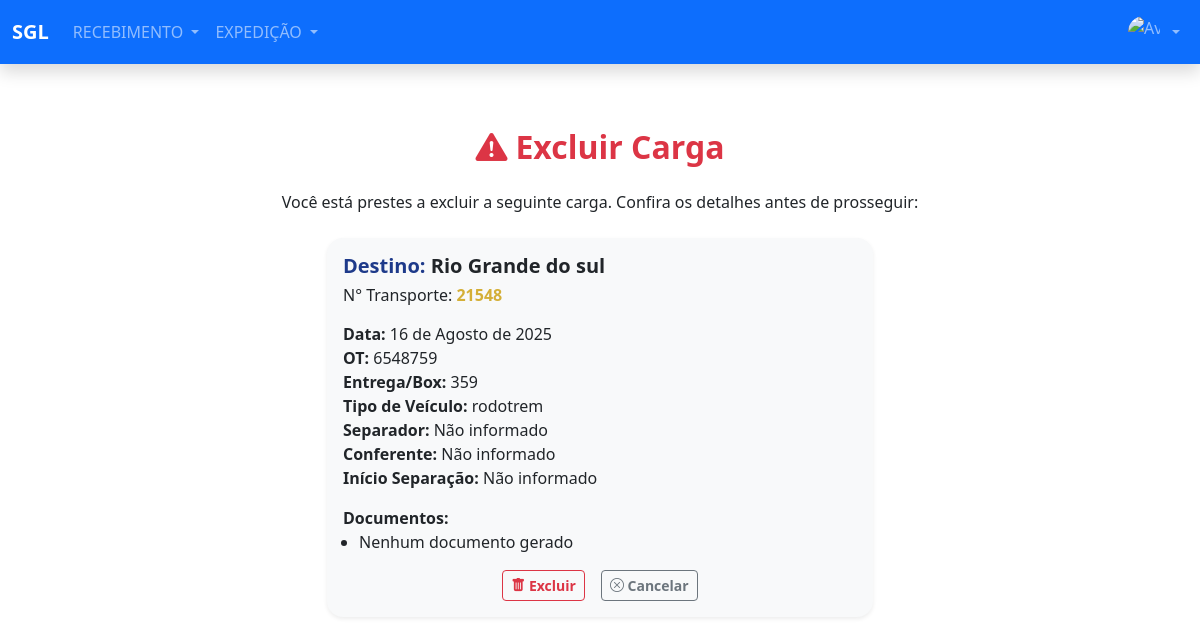
Page /expedicao/carga/17/excluir/ (signed in) on the committed database.
### expedicao/models.py (models this page shows, shortened)
class ControleSeparacao(models.Model):
    destino = models.CharField(max_length=150, default="Destino desconhecido")
    data = models.DateField(verbose_name="Data da Carga")
    numero_transporte = models.CharField("Número da Carga", max_length=10)
    ot = models.CharField("Ordem de Transporte", max_length=10)
    entrega_box = models.CharField(max_length=3, blank=True, null=True, default="Não informado")
    TIPO_VEICULO_CHOICES = [
        ("3/4", "3/4"),
        ("toco", "Toco"),
        ("carreta", "Carreta"),
        ("truck", "Truck"),
        ("rodotrem", "Rodotrem"),
        ("container", "Container"),
        ("utilitario", "Utilitário"),
    ]
    tipo_veiculo = models.CharField(max_length=20, choices=TIPO_VEICULO_CHOICES, blank=True, default="Não informado")
    outros_separadores = models.CharField(max_length=255, blank=True, default="Não informado")
    conferente = models.CharField(max_length=100, blank=True, default="Não informado")
    inicio_separacao = models.TimeField(blank=True, null=True)
    resumo_conf = models.BooleanField(default=False)
    resumo_motorista = models.BooleanField(default=False)
    etiquetas_cds = models.BooleanField(default=False)
    carga_gerada = models.BooleanField(default=False)
    atribuida = models.BooleanField(default=False)
    finalizado = models.BooleanField(default=False)
    STATUS_CHOICES = [
        ("Pendente", "Pendente"),
        ("Andamento", "Em Andamento"),
        ("Concluido", "Concluído"),
    ]
    status = models.CharField(max_length=20, choices=STATUS_CHOICES, default="Pendente")

### expedicao/views.py (the view)
# urls.py: path("carga/<int:pk>/excluir/", CargaDeleteView.as_view(), name="excluir_carga"),
class CargaDeleteView(DeleteView):
    model = ControleSeparacao
    template_name = "expedicao/carga_confirm_delete.html"
    success_url = reverse_lazy('expedicao:cargas_list')

### templates/expedicao/carga_confirm_delete.html (shortened to what this page needs)
{% extends 'receipt/index.html' %}
{% load static %}
{% block content %}
<div class="container mt-5">
    <h2 class="text-center fw-bold mb-4" style="color:#dc3545;">
        <i class="bi bi-exclamation-triangle-fill me-2"></i>Excluir Carga
    </h2>
    <p class="text-center mb-4">Você está prestes a excluir a seguinte carga. Confira os detalhes antes de prosseguir:</p>
    <div class="row justify-content-center">
        <div class="col-md-8 col-lg-6">
            <div class="card shadow-sm border-0 h-100" style="border-radius: 1rem; background-color:#f8f9fa;">
                <div class="card-body d-flex flex-column">
                    <h5 class="card-title fw-bold mb-2" style="color:#1e3a8a;">
                        Destino: <span class="text-dark">{{ object.destino|default:"Não informado" }}</span>
                    </h5>
                    <h6 class="mb-3">
                        N° Transporte:
                        <span class="fw-bold" style="color:#d4af37;">{{ object.numero_transporte|default:"Não informado" }}</span>
                    </h6>
                    <ul class="list-unstyled mb-3">
                        <li><strong>Data:</strong> {{ object.data|default:"Não informado" }}</li>
                        <li><strong>OT:</strong> {{ object.ot|default:"Não informado" }}</li>
                        <li><strong>Entrega/Box:</strong> {{ object.entrega_box|default:"Não informado" }}</li>
                        <li><strong>Tipo de Veículo:</strong> {{ object.tipo_veiculo|default:"Não informado" }}</li>
                        <li><strong>Separador:</strong> {{ object.outros_separadores|default:"Não informado" }}</li>
                        <li><strong>Conferente:</strong> {{ object.conferente|default:"Não informado" }}</li>
                        <li><strong>Início Separação:</strong> {{ object.inicio_separacao|default:"Não informado" }}</li>
                    </ul>
                    <div class="mb-3">
                        <strong>Documentos:</strong>
                        <ul class="mb-0 ps-3">
                            {% if not object.resumo_conf and not object.resumo_motorista and not object.etiquetas_cds and not object.carga_gerada %}
                                <li>Nenhum documento gerado</li>
                            {% endif %}
                        </ul>
                    </div>
                    <div class="mt-auto d-flex justify-content-center gap-3 flex-wrap">
                        <form method="post">
                            <button type="submit" class="btn btn-sm btn-outline-danger fw-bold">
                                <i class="bi bi-trash-fill"></i> Excluir
                            </button>
                        </form>
                        <a href="{% url 'expedicao:cargas_list' %}" class="btn btn-sm btn-outline-secondary fw-bold">
                            <i class="bi bi-x-circle"></i> Cancelar
                        </a>
                    </div>
                </div>
            </div>
        </div>
    </div>
</div>
{% endblock %}

### rows in the picture
ControleSeparacao: destino "Rio Grande do sul", numero_transporte "21548", data "16 de Agosto de 2025", ot "6548759", entrega_box "359", tipo_veiculo "rodotrem", outros_separadores "Não informado", conferente "Não informado", inicio_separacao "Não informado"
